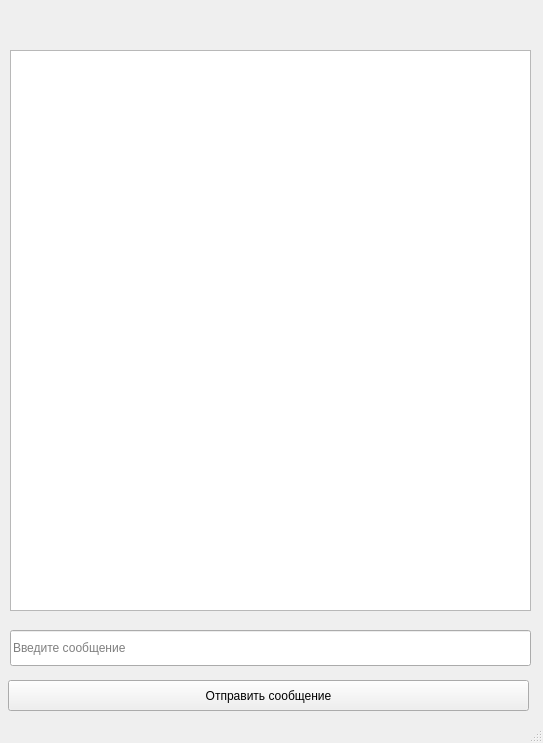
<?xml version="1.0" encoding="UTF-8"?>
<ui version="4.0">
 <class>MainWindow</class>
 <widget class="QMainWindow" name="MainWindow">
  <property name="geometry">
   <rect>
    <x>0</x>
    <y>0</y>
    <width>543</width>
    <height>743</height>
   </rect>
  </property>
  <property name="windowTitle">
   <string>MainWindow</string>
  </property>
  <widget class="QWidget" name="centralwidget">
   <widget class="QLineEdit" name="lineEdit">
    <property name="geometry">
     <rect>
      <x>10</x>
      <y>630</y>
      <width>521</width>
      <height>36</height>
     </rect>
    </property>
    <property name="placeholderText">
     <string>Введите сообщение</string>
    </property>
   </widget>
   <widget class="QPlainTextEdit" name="plainTextEdit">
    <property name="geometry">
     <rect>
      <x>10</x>
      <y>50</y>
      <width>521</width>
      <height>561</height>
     </rect>
    </property>
    <property name="readOnly">
     <bool>true</bool>
    </property>
   </widget>
   <widget class="QPushButton" name="pushButton">
    <property name="geometry">
     <rect>
      <x>8</x>
      <y>680</y>
      <width>521</width>
      <height>31</height>
     </rect>
    </property>
    <property name="text">
     <string>Отправить сообщение</string>
    </property>
   </widget>
  </widget>
  <widget class="QStatusBar" name="statusbar"/>
 </widget>
 <resources/>
 <connections/>
</ui>
